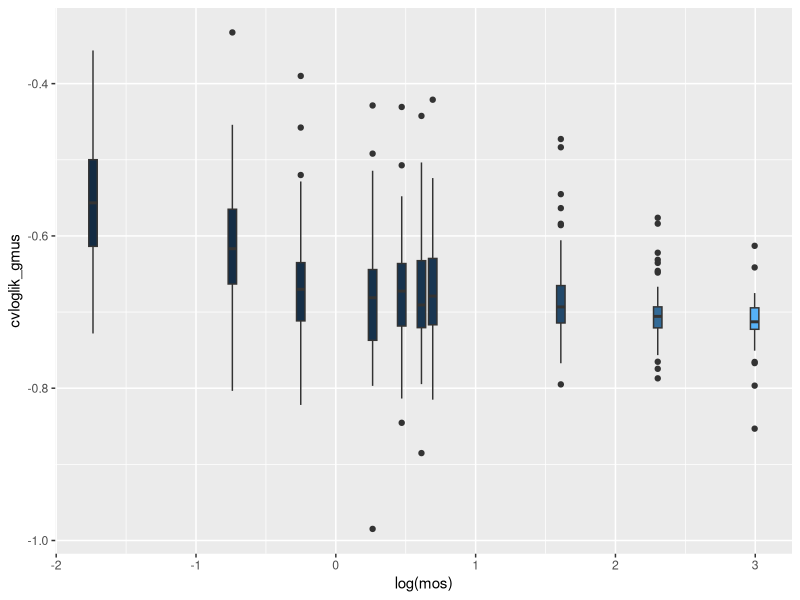
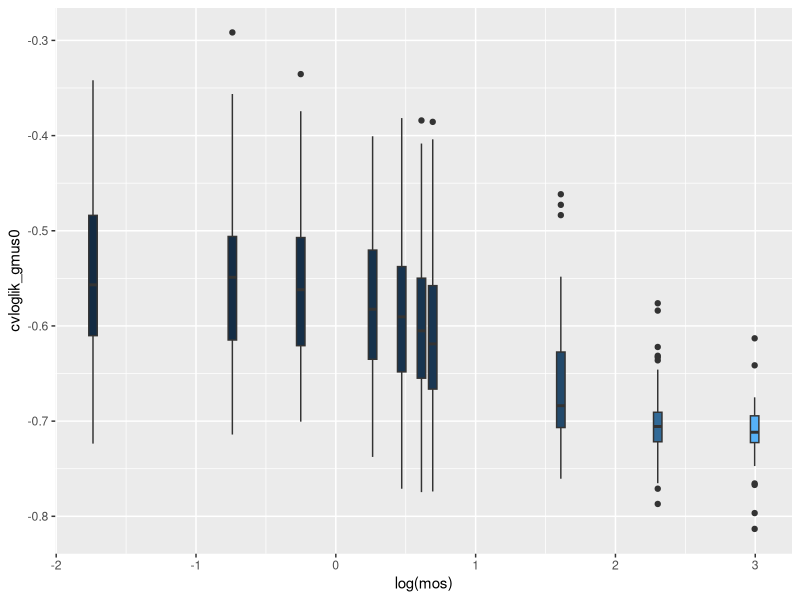
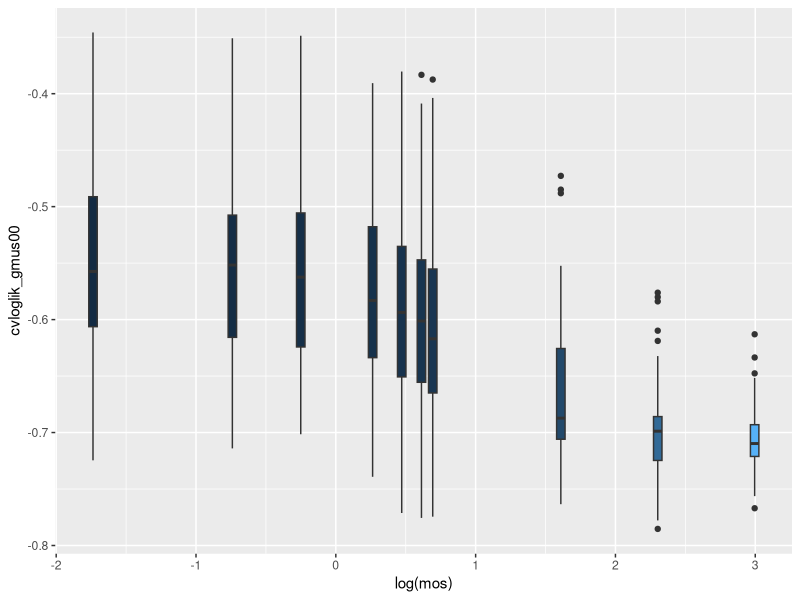
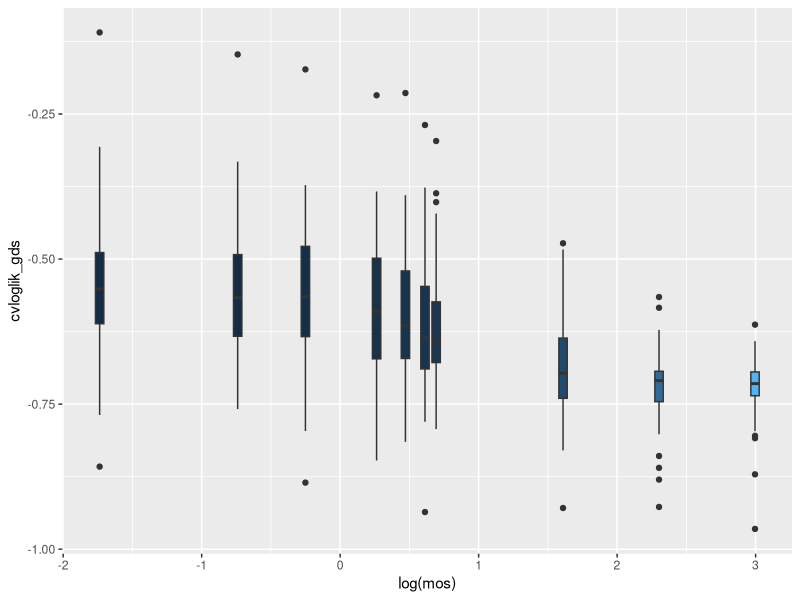
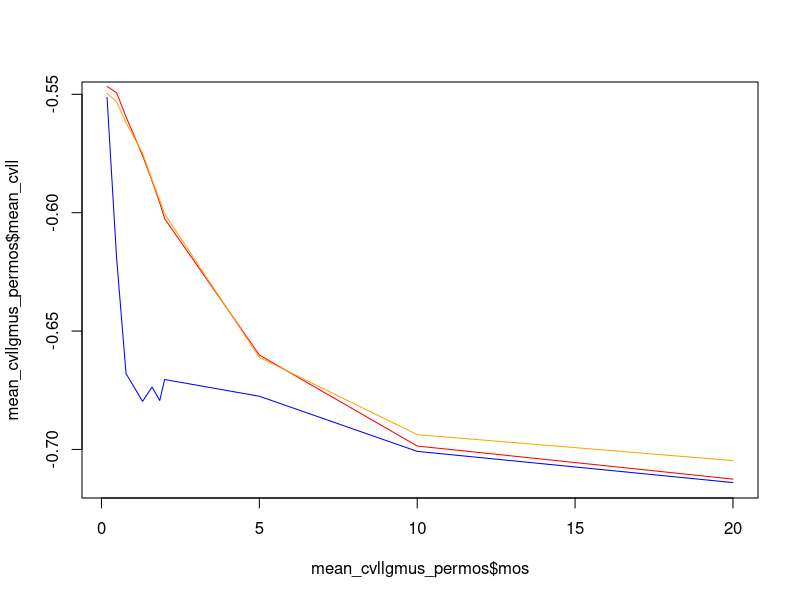
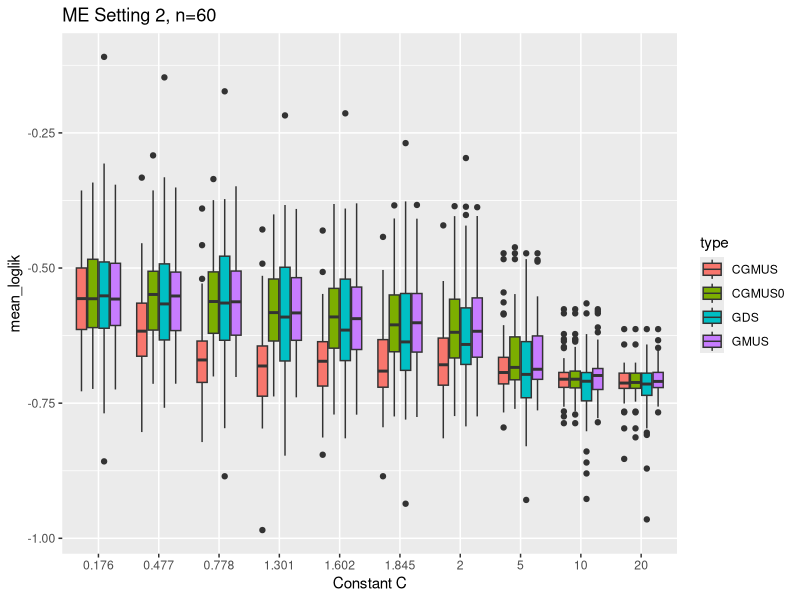

Reproduce these figures in R, in order.
library(ggplot2)
library(tidyverse)

cvloglik_gmus_result<-read.csv(file="cvloglik_gmus_fixsdX.csv")
cvloglik_gmus0_result<-read.csv(file="cvloglik_gmus0_fixsdX.csv")
cvloglik_gmus00_result<-read.csv(file="cvloglik_gmus00_fixsdX.csv")
cvloglik_gds_result<-read.csv(file="cvloglik_gds_fixsdX.csv")

cvloglik_gmus_result<-cvloglik_gmus_result$x #1cvloglik(5-fold-cv)60samples * B=50 times)* 10 mos
cvloglik_gmus0_result<-cvloglik_gmus0_result$x #1cvloglik(5-fold-cv)60samples * B=50 times)* 10 mos
cvloglik_gmus00_result<-cvloglik_gmus00_result$x #1cvloglik(5-fold-cv)60samples * B=50 times)* 10 mos
cvloglik_gds_result<-cvloglik_gds_result$x #1cvloglik(5-fold-cv)60samples *  B=50 times)* 10 mos

#60samples * B=50 *10 mos

split1<-seq(1,length(cvloglik_gmus_result),by=60) #1:30000
split2<-seq(60,length(cvloglik_gmus_result),by=60)# 1:30000


#######################


mean_cvloglik_gmus<-c()
mean_cvloglik_gmus0<-c()
mean_cvloglik_gmus00<-c()
mean_cvloglik_gds<-c()


for(i in 1:length(split1)){
  mean_cvloglik_gmus<-c(mean_cvloglik_gmus,mean(cvloglik_gmus_result[split1[i]:split2[i]]))
}

for(i in 1:length(split1)){
  mean_cvloglik_gmus0<-c(mean_cvloglik_gmus0,mean(cvloglik_gmus0_result[split1[i]:split2[i]]))
}

for(i in 1:length(split1)){
  mean_cvloglik_gmus00<-c(mean_cvloglik_gmus00,mean(cvloglik_gmus00_result[split1[i]:split2[i]]))
}

for(i in 1:length(split1)){
  mean_cvloglik_gds<-c(mean_cvloglik_gds,mean(cvloglik_gds_result[split1[i]:split2[i]]))
}

split3<-seq(1,500,by=50)
split4<-seq(50,500,by=50)
#splitgds3<-seq(1,15000,by=1500)
#splitgds4<-seq(1500,15000,by=1500)

mos=log10(c(1.5,3,6,20,40,70,100,1e5,1e10,1e20))
df_cvloglik_gmus<-as.data.frame(cbind(mean_cvloglik_gmus, rep(mos,each=50)))
colnames(df_cvloglik_gmus)<-c("cvloglik_gmus","mos")
df_cvloglik_gmus0<-as.data.frame(cbind(mean_cvloglik_gmus0, rep(mos,each=50)))
colnames(df_cvloglik_gmus0)<-c("cvloglik_gmus0","mos")

df_cvloglik_gmus00<-as.data.frame(cbind(mean_cvloglik_gmus00, rep(mos,each=50)))
colnames(df_cvloglik_gmus00)<-c("cvloglik_gmus00","mos")
df_cvloglik_gds<-as.data.frame(cbind(mean_cvloglik_gds,rep(mos,each=50)))
colnames(df_cvloglik_gds)<-c("cvloglik_gds","mos")


ggplot(df_cvloglik_gmus,aes(x=log(mos),y=cvloglik_gmus, fill=mos,group=mos)) +
  geom_boxplot() +
  theme(legend.position = "none")


ggplot(df_cvloglik_gmus0,aes(x=log(mos),y=cvloglik_gmus0, fill=mos,group=mos)) +
  geom_boxplot() +
  theme(legend.position = "none")

ggplot(df_cvloglik_gmus00,aes(x=log(mos),y=cvloglik_gmus00, fill=mos,group=mos)) +
  geom_boxplot() +
  theme(legend.position = "none")

ggplot(df_cvloglik_gds,aes(x=log(mos),y=cvloglik_gds, fill=mos,group=mos)) +
  geom_boxplot() +
  theme(legend.position = "none")

mean_cvllgmus_permos<-df_cvloglik_gmus %>%
  group_by(mos) %>%
  summarise(mean_cvll = mean(cvloglik_gmus, na.rm = TRUE))

mean_cvllgmus0_permos<-df_cvloglik_gmus0 %>%
  group_by(mos) %>%
  summarise(mean_cvll = mean(cvloglik_gmus0, na.rm = TRUE))

mean_cvllgmus00_permos<-df_cvloglik_gmus00 %>%
  group_by(mos) %>%
  summarise(mean_cvll = mean(cvloglik_gmus00, na.rm = TRUE))

mean_cvllgds_permos<-df_cvloglik_gds %>%
  group_by(mos) %>%
  summarise(mean_cvll = mean(cvloglik_gds, na.rm = TRUE))



plot(x=mean_cvllgmus_permos$mos,y=mean_cvllgmus_permos$mean_cvll,type="l",col="blue")
lines(x=mean_cvllgmus0_permos$mos,y=mean_cvllgmus0_permos$mean_cvll,col="red")
lines(x=mean_cvllgmus00_permos$mos,y=mean_cvllgmus00_permos$mean_cvll,col="orange")

xxx1<-cbind(mean_cvloglik_gmus, rep(mos,each=50)) #gmus B=50 * 10 mos
colnames(xxx1)<-c()
xxx2<-cbind(mean_cvloglik_gmus0, rep(mos,each=50)) #gmus0 B=50 * 10 mos
colnames(xxx2)<-c()
xxx3<-cbind(mean_cvloglik_gmus00, rep(mos,each=50)) #gmus00 B=50 * 10 mos
colnames(xxx3)<-c()
xxx4<-cbind(mean_cvloglik_gds,rep(mos,each=50)) #gds B=50 * 10 mos
colnames(xxx3)<-c()

df_combined<-as.data.frame(rbind(xxx1,xxx2,xxx3,xxx4))
colnames(df_combined)<-c("mean_loglik","mos")
df_combined$mos<-round(df_combined$mos,3)
df_combined$type<-rep(c("CGMUS","CGMUS0","GMUS","GDS"),each=500)
#"gmus","gmus0","gmus00","gds"

df_combined$mos<-as.factor(df_combined$mos)
df_combined$type<-as.factor(df_combined$type)


ggplot(df_combined,aes(x=mos,y=mean_loglik, fill=type)) +
  geom_boxplot() +
  labs(title = "ME Setting 2, n=60", x="Constant C")
#theme(legend.position = "top")

############ paired ttest
lvl<-c("0.176","0.477","0.778","1.301","1.602","1.845","2","5" ,"10","20")
df_combined[df_combined$mos==lvl[1],]

# loglik_gmus - loglik_gmus0
#mos1_diff<-df_combined[df_combined$type=="gmus",]$mean_loglik[1:50]-df_combined[df_combined$type=="gmus0",]$mean_loglik[1:50]
##############

#t.test(x=df_combined[df_combined$type=="gmus",]$mean_loglik[1:50],
#       y=df_combined[df_combined$type=="gmus0",]$mean_loglik[1:50],paired=T)
#t.test(x=df_combined[df_combined$type=="gmus",]$mean_loglik[51:100],
#       y=df_combined[df_combined$type=="gmus0",]$mean_loglik[51:100],paired=T)
#t.test(x=df_combined[df_combined$type=="gmus",]$mean_loglik[101:150],
#       y=df_combined[df_combined$type=="gmus0",]$mean_loglik[101:150],paired=T)
#t.test(x=df_combined[df_combined$type=="gmus",]$mean_loglik[151:200],
#       y=df_combined[df_combined$type=="gmus0",]$mean_loglik[151:200],paired=T)
#t.test(x=df_combined[df_combined$type=="gmus",]$mean_loglik[201:250],
#       y=df_combined[df_combined$type=="gmus0",]$mean_loglik[201:250],paired=T)
#t.test(x=df_combined[df_combined$type=="gmus",]$mean_loglik[251:300],
#       y=df_combined[df_combined$type=="gmus0",]$mean_loglik[251:300],paired=T)
#
#t.test(x=df_combined[df_combined$type=="gmus",]$mean_loglik[1:400],
#       y=df_combined[df_combined$type=="gmus0",]$mean_loglik[1:400],paired=T,alternative = "greater")
#
#t.test(x=df_combined[df_combined$type=="gmus",]$mean_loglik[1:400],
#       y=df_combined[df_combined$type=="gds",]$mean_loglik[1:400],paired=T,alternative = "greater")
#
#t.test(x=df_combined[df_combined$type=="gmus",]$mean_loglik[51:100],
#       y=df_combined[df_combined$type=="gds",]$mean_loglik[51:100],paired=T,alternative = "two.sided")

#df_combined$paired<-as.numeric(df_combined$mos)
#ggplot(df_combined,aes(x=mos,y=mean_loglik, fill=type)) +
#  geom_boxplot() + 
#  geom_line(aes(group=paired), position = position_dodge(0.2)) 